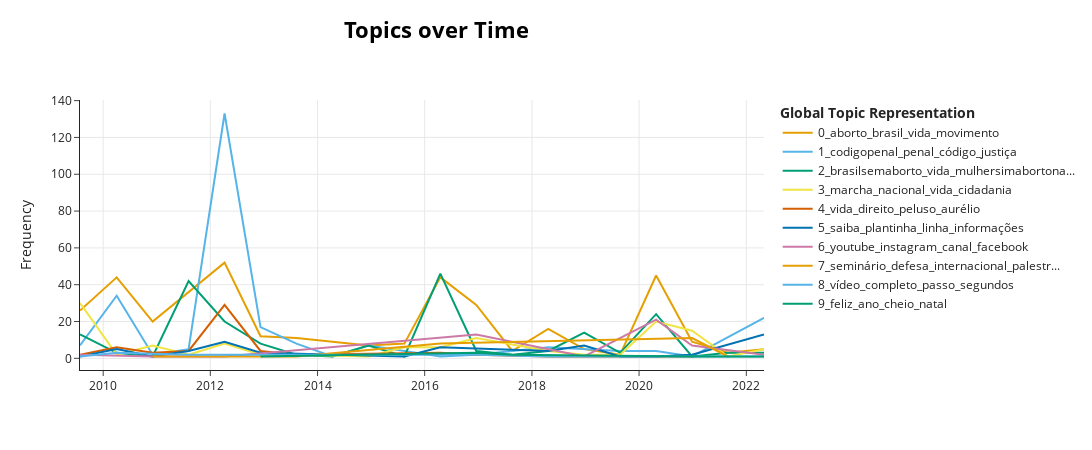

Notebook code cell kept with this figure:
### Markdown cell above
### Tópicos en el tiempo

### Code cell
# convert column to list
tweets = df['text_pre'].to_list()
timestamps = df['local_time'].to_list()

topics_over_time = topic_model.topics_over_time(docs=tweets, 
                                                timestamps=timestamps, 
                                                global_tuning=True, 
                                                evolution_tuning=True, 
                                                nr_bins=20)

topic_model.visualize_topics_over_time(topics_over_time, top_n_topics=20)

### Figure 1 — Plotly figure (JSON) as saved in the notebook; plotly's stock layout.template omitted (floating-point values rounded to 4 significant figures)
{"data": [{"hoverinfo": "text", "hovertext": ["<b>Topic 0</b><br>Words: aborto, abortista, brasil, movimento, federal", "<b>Topic 0</b><br>Words: aborto, brasil, estatuto, via, nascituro", "<b>Topic 0</b><br>Words: estatuto, nascituro, aprovação, aborto, assine", "<b>Topic 0</b><br>Words: aborto, estatuto, nascituro, brasil, via", "<b>Topic 0</b><br>Words: aborto, anencéfalo, vida, afavordavida, anencefalia", "<b>Topic 0</b><br>Words: nascituro, estatuto, simàvida, cft, ensina", "<b>Topic 0</b><br>Words: aborto, código, atual, criança, esperando", "<b>Topic 0</b><br>Words: senado, audiência, aborto, codigopenalsemaborto, participe", "<b>Topic 0</b><br>Words: microcefalia, aborto, debate, audiência, divulgue", "<b>Topic 0</b><br>Words: aborto, stfabortonao, abortoépreconceito, microcefalia, brasil", "<b>Topic 0</b><br>Words: abortoépreconceito, stfabortonao, aborto, vida, opinião", "<b>Topic 0</b><br>Words: aborto, internet, compareça, brasil, participar", "<b>Topic 0</b><br>Words: aborto, brasil, legalização, vida, movimento", "<b>Topic 0</b><br>Words: aborto, adi, bebês, legalização, vidas", "<b>Topic 0</b><br>Words: formação, seres, deseja, atentado, permanentemente", "<b>Topic 0</b><br>Words: aborto, marchavirtualpelavida, vida, bebê, mãe", "<b>Topic 0</b><br>Words: aborto, brasil, movimento, asduasvidasimportam, inscrições", "<b>Topic 0</b><br>Words: aborto, atividade, protege, unidos, texas", "<b>Topic 0</b><br>Words: princesa, ordem, isabel, mérito, aborto"], "marker": {"color": "#E69F00"}, "mode": "lines", "name": "0_aborto_brasil_vida_movimento", "type": "scatter", "x": ["2009-07-26T23:40:52.456000", "2010-04-02T23:20:35.200000", "2010-12-04T01:21:52.400000", "2011-08-06T03:23:09.600000", "2012-04-07T05:24:26.800000", "2012-12-08T07:25:44", "2013-08-10T09:27:01.200000", "2014-12-13T13:29:35.600000", "2015-08-15T15:30:52.800000", "2016-04-16T17:32:10", "2016-12-17T19:33:27.200000", "2017-08-19T21:34:44.400000", "2018-04-21T23:36:01.600000", "2018-12-23T01:37:18.800000", "2019-08-25T03:38:36", "2020-04-26T05:39:53.200000", "2020-12-27T07:41:10.400000", "2021-08-29T09:42:27.600000", "2022-05-01T11:43:44.800000"], "y": [26, 44, 20, 36, 52, 12, 11, 7, 8, 44, 29, 4, 16, 5, 2, 45, 9, 3, 5]}, {"hoverinfo": "text", "hovertext": ["<b>Topic 1</b><br>Words: políticos, direito, pt, ano, democracia", "<b>Topic 1</b><br>Words: candidatos, lista, compromisso, voto, termo", "<b>Topic 1</b><br>Words: fux, fichalimpa, vota, quantoseuteamo, constituição", "<b>Topic 1</b><br>Words: reforma, penal, código, comissão, senado", "<b>Topic 1</b><br>Words: codigopenal, penal, ministro, código, justiça", "<b>Topic 1</b><br>Words: estatutodonascituro, votação, nascituro, pública, audiência", "<b>Topic 1</b><br>Words: relatório, penal, código, reunião, reforma", "<b>Topic 1</b><br>Words: revogar, portaria, contradizia, dissemos, governo", "<b>Topic 1</b><br>Words: senadores, penal, código, reforma, debate", "<b>Topic 1</b><br>Words: enquete, vote, audiência, artigo, dra", "<b>Topic 1</b><br>Words: participação, internacional, campanha, codigopenal, penal", "<b>Topic 1</b><br>Words: campeões, deixemos, nascerem, omissão, ouça", "<b>Topic 1</b><br>Words: audiência, stf, justiça, deputados, pública", "<b>Topic 1</b><br>Words: família, parlamentar, filme, frente, gandra", "<b>Topic 1</b><br>Words: avidadependedoseuvoto, esforços, prefeitos, tiver, vereadores", "<b>Topic 1</b><br>Words: éticos, negligenciada, firam, defendido, conceito", "<b>Topic 1</b><br>Words: candidatos, compromisso, candidato, candidata, deputados"], "marker": {"color": "#56B4E9"}, "mode": "lines", "name": "1_codigopenal_penal_código_justiça", "type": "scatter", "x": ["2009-07-26T23:40:52.456000", "2010-04-02T23:20:35.200000", "2010-12-04T01:21:52.400000", "2011-08-06T03:23:09.600000", "2012-04-07T05:24:26.800000", "2012-12-08T07:25:44", "2013-08-10T09:27:01.200000", "2014-04-12T11:28:18.400000", "2014-12-13T13:29:35.600000", "2015-08-15T15:30:52.800000", "2016-04-16T17:32:10", "2016-12-17T19:33:27.200000", "2018-04-21T23:36:01.600000", "2019-08-25T03:38:36", "2020-04-26T05:39:53.200000", "2020-12-27T07:41:10.400000", "2022-05-01T11:43:44.800000"], "y": [7, 34, 2, 5, 133, 17, 8, 1, 7, 4, 1, 2, 6, 4, 4, 1, 22]}, {"hoverinfo": "text", "hovertext": ["<b>Topic 2</b><br>Words: brasilsemaborto, marcha, elba, bloquear, braziliense", "<b>Topic 2</b><br>Words: bispos, ilusória, drª, wordpress, falsa", "<b>Topic 2</b><br>Words: goiana, brasil, marcha, aborto, vida", "<b>Topic 2</b><br>Words: mulhersimabortonao, brasilsemaborto, mulher, via, precisa", "<b>Topic 2</b><br>Words: brasilsemaborto, genética, cobaia, brasil, vida", "<b>Topic 2</b><br>Words: cidadania, hoje, nacional, marcha, brasilsemaborto", "<b>Topic 2</b><br>Words: junho, exitosas, experiências, estabelecemos, ouvimos", "<b>Topic 2</b><br>Words: esclarecimentos, tramita, brasileiro, proposta, senado", "<b>Topic 2</b><br>Words: marchapelavida, brasilsemaborto, marcha, torre, tv", "<b>Topic 2</b><br>Words: espalham, marchas, retrospectiva, brasil, vida", "<b>Topic 2</b><br>Words: brasilsemaborto, artigo, marchapelavida, movimento, retrospectiva", "<b>Topic 2</b><br>Words: brasilsemaborto, vida, francês, criativo, gêmeo", "<b>Topic 2</b><br>Words: manifestou, apelamos, busquem, pelavidadarebecaedoseubebe, oportunidades", "<b>Topic 2</b><br>Words: brasilsemaborto, belém, setembro, domingo, docas", "<b>Topic 2</b><br>Words: brasilpelasduasvidas, brasilsemaborto, stfabortonao, marcha, vida", "<b>Topic 2</b><br>Words: brasilsemaborto, humanos, direitos, diferentes, unidas", "<b>Topic 2</b><br>Words: brasilsemaborto, bebê, vida, mãe, marchavirtualpelavida", "<b>Topic 2</b><br>Words: tranquilo, saudades, ar, conseguiu, fique", "<b>Topic 2</b><br>Words: outubro, vidasimabortonão, brasilsemabortoemação, próvida, centro", "<b>Topic 2</b><br>Words: marchapelavida, estatutodonascituro, brasilsemaborto, aguardamos, saiba"], "marker": {"color": "#009E73"}, "mode": "lines", "name": "2_brasilsemaborto_vida_mulhersimabortona...", "type": "scatter", "x": ["2009-07-26T23:40:52.456000", "2010-04-02T23:20:35.200000", "2010-12-04T01:21:52.400000", "2011-08-06T03:23:09.600000", "2012-04-07T05:24:26.800000", "2012-12-08T07:25:44", "2013-08-10T09:27:01.200000", "2014-04-12T11:28:18.400000", "2014-12-13T13:29:35.600000", "2015-08-15T15:30:52.800000", "2016-04-16T17:32:10", "2016-12-17T19:33:27.200000", "2017-08-19T21:34:44.400000", "2018-04-21T23:36:01.600000", "2018-12-23T01:37:18.800000", "2019-08-25T03:38:36", "2020-04-26T05:39:53.200000", "2020-12-27T07:41:10.400000", "2021-08-29T09:42:27.600000", "2022-05-01T11:43:44.800000"], "y": [13, 3, 1, 42, 20, 8, 2, 1, 7, 1, 46, 4, 2, 4, 14, 3, 24, 1, 3, 3]}, {"hoverinfo": "text", "hovertext": ["<b>Topic 3</b><br>Words: marcha, nacional, show, cidadania, vida", "<b>Topic 3</b><br>Words: reformulado, blogs, inauguramos, visite, entrevista", "<b>Topic 3</b><br>Words: cívica, goiana, praça, marcha, vida", "<b>Topic 3</b><br>Words: manifestam, cartazes, sala, congresso, opinião", "<b>Topic 3</b><br>Words: marcha, praça, cidadania, começaram, apresentações", "<b>Topic 3</b><br>Words: fizemos, fala, band, marcha, apresentado", "<b>Topic 3</b><br>Words: tratamos, participando, voluntário, mobilização, passa", "<b>Topic 3</b><br>Words: ministérios, esplanada, hora, chegando, brasília", "<b>Topic 3</b><br>Words: marcha, nacional, vida, cb, ed", "<b>Topic 3</b><br>Words: nacional, marcha, vida, inéditas, celebrar", "<b>Topic 3</b><br>Words: nacional, comunicandoavida, stfabortonao, marcha, biblioteca", "<b>Topic 3</b><br>Words: nacional, vidapraviver, biblioteca, marchapelavida, concentração", "<b>Topic 3</b><br>Words: brasília, nacional, poderão, interessados, diem", "<b>Topic 3</b><br>Words: marchforlife, whywemarch, ciclo, intenso, regiões", "<b>Topic 3</b><br>Words: marchavirtualpelavida, marcha, cantora, poema, ramalho", "<b>Topic 3</b><br>Words: asduasvidasimportam, marcha, nacional, será, vida", "<b>Topic 3</b><br>Words: carreata, metropolitana, velha, vila, direção", "<b>Topic 3</b><br>Words: nacional, junho, marcha, vida, dia"], "marker": {"color": "#F0E442"}, "mode": "lines", "name": "3_marcha_nacional_vida_cidadania", "type": "scatter", "x": ["2009-07-26T23:40:52.456000", "2010-04-02T23:20:35.200000", "2010-12-04T01:21:52.400000", "2011-08-06T03:23:09.600000", "2012-04-07T05:24:26.800000", "2012-12-08T07:25:44", "2013-08-10T09:27:01.200000", "2014-12-13T13:29:35.600000", "2015-08-15T15:30:52.800000", "2016-04-16T17:32:10", "2016-12-17T19:33:27.200000", "2018-04-21T23:36:01.600000", "2018-12-23T01:37:18.800000", "2019-08-25T03:38:36", "2020-04-26T05:39:53.200000", "2020-12-27T07:41:10.400000", "2021-08-29T09:42:27.600000", "2022-05-01T11:43:44.800000"], "y": [30, 2, 7, 2, 8, 2, 2, 1, 6, 6, 11, 4, 2, 2, 20, 15, 1, 5]}, {"hoverinfo": "text", "hovertext": ["<b>Topic 4</b><br>Words: raymond, batalha, international, human, souza", "<b>Topic 4</b><br>Words: direito, deus, vida, sensacional, superado", "<b>Topic 4</b><br>Words: elétricos, estraçalhar, trios, prontos, saída", "<b>Topic 4</b><br>Words: médicos, anencefalo, avidaporumfio, anomalias, inviabilizem", "<b>Topic 4</b><br>Words: peluso, aurélio, marco, vida, mello", "<b>Topic 4</b><br>Words: estatutodonascituro, dep, florence, original, colocação", "<b>Topic 4</b><br>Words: pedro, taques, pacificados, leitura, explicita", "<b>Topic 4</b><br>Words: direito, direitos, há, abençoado, circunstâncias", "<b>Topic 4</b><br>Words: marcham, aquidauana, salva, adoção, fortaleza", "<b>Topic 4</b><br>Words: psicoterapia, quemcuidadamentecuidadavida, lidar, traumáticas, reconhecemos", "<b>Topic 4</b><br>Words: salvemos, comércio, vidas, concepção, vida", "<b>Topic 4</b><br>Words: valorização, critérios, respeito, principais, humanos", "<b>Topic 4</b><br>Words: depoimentos, acolhimento, asduasvidasimportam, confira, vida"], "marker": {"color": "#D55E00"}, "mode": "lines", "name": "4_vida_direito_peluso_aurélio", "type": "scatter", "x": ["2009-07-26T23:40:52.456000", "2010-04-02T23:20:35.200000", "2010-12-04T01:21:52.400000", "2011-08-06T03:23:09.600000", "2012-04-07T05:24:26.800000", "2012-12-08T07:25:44", "2013-08-10T09:27:01.200000", "2015-08-15T15:30:52.800000", "2016-04-16T17:32:10", "2016-12-17T19:33:27.200000", "2018-04-21T23:36:01.600000", "2020-04-26T05:39:53.200000", "2020-12-27T07:41:10.400000"], "y": [2, 6, 3, 4, 29, 4, 2, 3, 3, 2, 1, 1, 1]}, {"hoverinfo": "text", "hovertext": ["<b>Topic 5</b><br>Words: paes, lira, henrique, afonso, dep", "<b>Topic 5</b><br>Words: alteração, passaram, prometido, xvi, nome", "<b>Topic 5</b><br>Words: saímos, saiba, plantinha, linha, informações", "<b>Topic 5</b><br>Words: sepultamento, difundir, ajude, pl, saiba", "<b>Topic 5</b><br>Words: plantinha, linha, saiba, ferraroli, deputadas", "<b>Topic 5</b><br>Words: transmitido, puty, cláudio, dep, sendo", "<b>Topic 5</b><br>Words: entenda, pl, saiba, plantinha, linha", "<b>Topic 5</b><br>Words: recado, dica, conferir, cinema, saiba", "<b>Topic 5</b><br>Words: vivo, acompanhe, saiba, linha, plantinha", "<b>Topic 5</b><br>Words: saiba, hoje, participe, plantinha, linha", "<b>Topic 5</b><br>Words: saiba, plantinha, linha, informações, dep", "<b>Topic 5</b><br>Words: acompanhe, saiba, plantinha, linha, informações", "<b>Topic 5</b><br>Words: calma, vocênãoestásozinha, podemos, tenha, saiba", "<b>Topic 5</b><br>Words: saiba, informações, plantinha, linha, dep"], "marker": {"color": "#0072B2"}, "mode": "lines", "name": "5_saiba_plantinha_linha_informações", "type": "scatter", "x": ["2009-07-26T23:40:52.456000", "2010-04-02T23:20:35.200000", "2010-12-04T01:21:52.400000", "2011-08-06T03:23:09.600000", "2012-04-07T05:24:26.800000", "2012-12-08T07:25:44", "2015-08-15T15:30:52.800000", "2016-04-16T17:32:10", "2018-04-21T23:36:01.600000", "2018-12-23T01:37:18.800000", "2019-08-25T03:38:36", "2020-04-26T05:39:53.200000", "2020-12-27T07:41:10.400000", "2022-05-01T11:43:44.800000"], "y": [1, 5, 1, 4, 9, 3, 1, 6, 4, 7, 1, 1, 2, 13]}, {"hoverinfo": "text", "hovertext": ["<b>Topic 6</b><br>Words: youtube, recebido, exibições, passou, video", "<b>Topic 6</b><br>Words: prazer, conosco, estamos, redes, sociais", "<b>Topic 6</b><br>Words: sugestões, recebem, twitter, youtube, instagram", "<b>Topic 6</b><br>Words: instagram, facebook, verdadepelavida, acompanhe, série", "<b>Topic 6</b><br>Words: conferência, completo, instagram, saúde, vídeo", "<b>Topic 6</b><br>Words: youtube, canal, instagram, facebook, redes", "<b>Topic 6</b><br>Words: youtube, canal, inscrever, hashtag, live", "<b>Topic 6</b><br>Words: instagram, lançamento, live, acompanhe, campanha"], "marker": {"color": "#CC79A7"}, "mode": "lines", "name": "6_youtube_instagram_canal_facebook", "type": "scatter", "x": ["2009-07-26T23:40:52.456000", "2010-12-04T01:21:52.400000", "2012-04-07T05:24:26.800000", "2016-12-17T19:33:27.200000", "2018-12-23T01:37:18.800000", "2020-04-26T05:39:53.200000", "2020-12-27T07:41:10.400000", "2022-05-01T11:43:44.800000"], "y": [2, 1, 1, 13, 1, 21, 7, 2]}, {"hoverinfo": "text", "hovertext": ["<b>Topic 7</b><br>Words: estudantes, defesa, vida, seminário, internacional", "<b>Topic 7</b><br>Words: anencéfalas, jovens, defendem, crianças, frente", "<b>Topic 7</b><br>Words: coração, cardiologista, benefícios, voluntariado, abre", "<b>Topic 7</b><br>Words: seminário, internacional, defesa, kiessling, rebecca", "<b>Topic 7</b><br>Words: seminário, defesa, palestrantes, garanta, vida", "<b>Topic 7</b><br>Words: eventos, outubro, defesa, começa, vida"], "marker": {"color": "#E69F00"}, "mode": "lines", "name": "7_seminário_defesa_internacional_palestr...", "type": "scatter", "x": ["2010-12-04T01:21:52.400000", "2011-08-06T03:23:09.600000", "2013-08-10T09:27:01.200000", "2016-04-16T17:32:10", "2020-12-27T07:41:10.400000", "2021-08-29T09:42:27.600000"], "y": [1, 1, 1, 8, 11, 1]}, {"hoverinfo": "text", "hovertext": ["<b>Topic 8</b><br>Words: ótica, notícia, suspensão, pt, vídeo", "<b>Topic 8</b><br>Words: vídeo, segundos, dilmaborto, dilma, ondaverde", "<b>Topic 8</b><br>Words: dei, forte, imagem, vídeo, realidade", "<b>Topic 8</b><br>Words: vídeo, machapelavida, clique, completo, assistir", "<b>Topic 8</b><br>Words: vídeo, completo, clique, juntos, boné", "<b>Topic 8</b><br>Words: completo, vídeo, passo, clique, segundos", "<b>Topic 8</b><br>Words: visualizações, vídeo, conta, detalhes, marchavirtualpelavida", "<b>Topic 8</b><br>Words: mão, vídeo, assista, campanha, asduasvidasimportam", "<b>Topic 8</b><br>Words: trailer, distrito, cartaz, assista, filme", "<b>Topic 8</b><br>Words: passo, vídeo, bio, acessar, seguir"], "marker": {"color": "#56B4E9"}, "mode": "lines", "name": "8_vídeo_completo_passo_segundos", "type": "scatter", "x": ["2009-07-26T23:40:52.456000", "2010-04-02T23:20:35.200000", "2011-08-06T03:23:09.600000", "2016-04-16T17:32:10", "2016-12-17T19:33:27.200000", "2018-04-21T23:36:01.600000", "2020-04-26T05:39:53.200000", "2020-12-27T07:41:10.400000", "2021-08-29T09:42:27.600000", "2022-05-01T11:43:44.800000"], "y": [1, 3, 2, 2, 2, 1, 1, 1, 1, 1]}, {"hoverinfo": "text", "hovertext": ["<b>Topic 9</b><br>Words: alegrias, sigamos, longo, cheio, juntos", "<b>Topic 9</b><br>Words: feliz, ano, cheio, renovar, diadamulher", "<b>Topic 9</b><br>Words: feliz, crianças, dia, ano, cheio", "<b>Topic 9</b><br>Words: feliz, natal, ano, cheio, esperanças", "<b>Topic 9</b><br>Words: feliz, ano, cheio, natal, esperanças", "<b>Topic 9</b><br>Words: feliz, ano, cheio, natal, esperanças", "<b>Topic 9</b><br>Words: feliz, ano, cheio, natal, esperanças"], "marker": {"color": "#009E73"}, "mode": "lines", "name": "9_feliz_ano_cheio_natal", "type": "scatter", "x": ["2012-12-08T07:25:44", "2016-12-17T19:33:27.200000", "2017-08-19T21:34:44.400000", "2020-04-26T05:39:53.200000", "2020-12-27T07:41:10.400000", "2021-08-29T09:42:27.600000", "2022-05-01T11:43:44.800000"], "y": [1, 3, 2, 1, 1, 1, 1]}], "layout": {"height": 450, "hoverlabel": {"bgcolor": "white", "font": {"family": "Rockwell", "size": 16}}, "legend": {"title": {"text": "<b>Global Topic Representation"}}, "title": {"font": {"color": "Black", "size": 22}, "text": "<b>Topics over Time</b>", "x": 0.4, "xanchor": "center", "y": 0.95, "yanchor": "top"}, "width": 1250, "xaxis": {"showgrid": true}, "yaxis": {"showgrid": true, "title": {"text": "Frequency"}}}}
